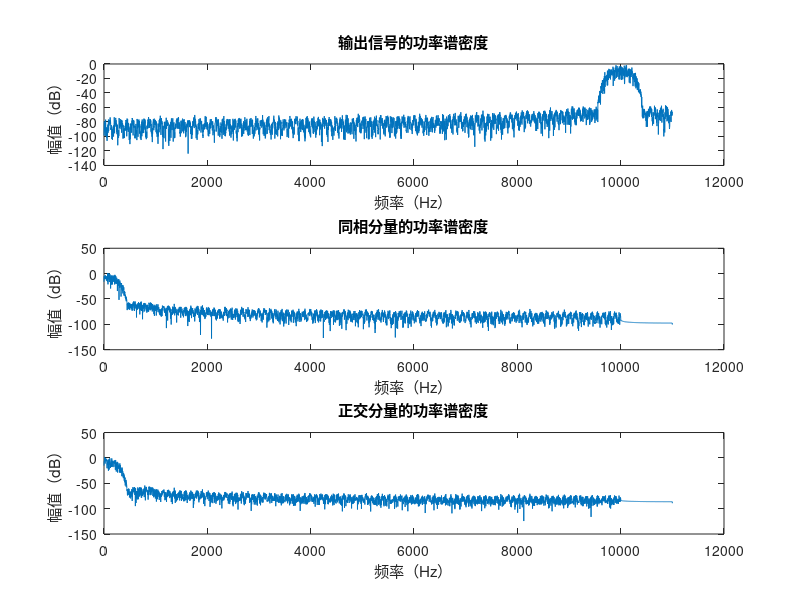

MATLAB code for this plot:
%% 输入、输出功能，版权注释
%% 产生中心频率为f0为10kHz、带宽为500Hz的窄带高斯随机过程
% 参数设置
N = 10000; % 信号长度
fs = 22000; % 采样频率
f0 = 10000; % 中心频率
B = 500; % 带宽
fc1 = f0 - B/2; % 带通系统的低截止频率
fc2 = f0 + B/2; % 带通系统的高截止频率
n = 200; % 带通滤波器的阶数
nfft = N; % FFT长度

% 产生高斯白噪声信号
x = randn(1, N); % 使用randn函数产生高斯白噪声信号

%% 设计带通系统
b = fir1(n, [fc1 fc2] / (fs / 2), 'bandpass', hamming (n + 1)); % 使用fir1函数和hamming窗

% 计算输出信号
y = 40 * filter(b, 1, x); % 使用filter函数计算输出信号

%% 获取正交分量
HX = imag(hilbert(y)); % 使用hilbert函数获取正交分量

t = 0:1/fs:(N-1)/fs; % 时间序列

Ac = y .* cos(2*pi*f0*t) + HX .* sin(2*pi*f0*t); % 同相分量
As = y .* sin(2*pi*f0*t) - HX .* cos(2*pi*f0*t); % 正交分量

%% 计算功率谱密度
[pxx_y, f_y] = periodogram(y, hamming (N), nfft, fs); % 使用periodogram函数和hamming窗
[pxx_Ac, f_Ac] = periodogram(Ac, hamming (N), nfft, fs); % 使用periodogram函数和hamming窗
[pxx_As, f_As] = periodogram(As, hamming (N), nfft, fs); % 使用periodogram函数和hamming窗

%% 绘制图像
figure;
subplot (3, 1, 1);
plot(f_y, 10 * log10(pxx_y)); title ('输出信号的功率谱密度'); xlabel ('频率（Hz）'); ylabel ('幅值（dB）');
subplot (3, 1, 2);
plot(f_Ac, 10 * log10(pxx_Ac)); title ('同相分量的功率谱密度'); xlabel ('频率（Hz）'); ylabel ('幅值（dB）');
subplot (3, 1, 3);
plot(f_As, 10 * log10(pxx_As)); title ('正交分量的功率谱密度'); xlabel ('频率（Hz）'); ylabel ('幅值（dB）');
